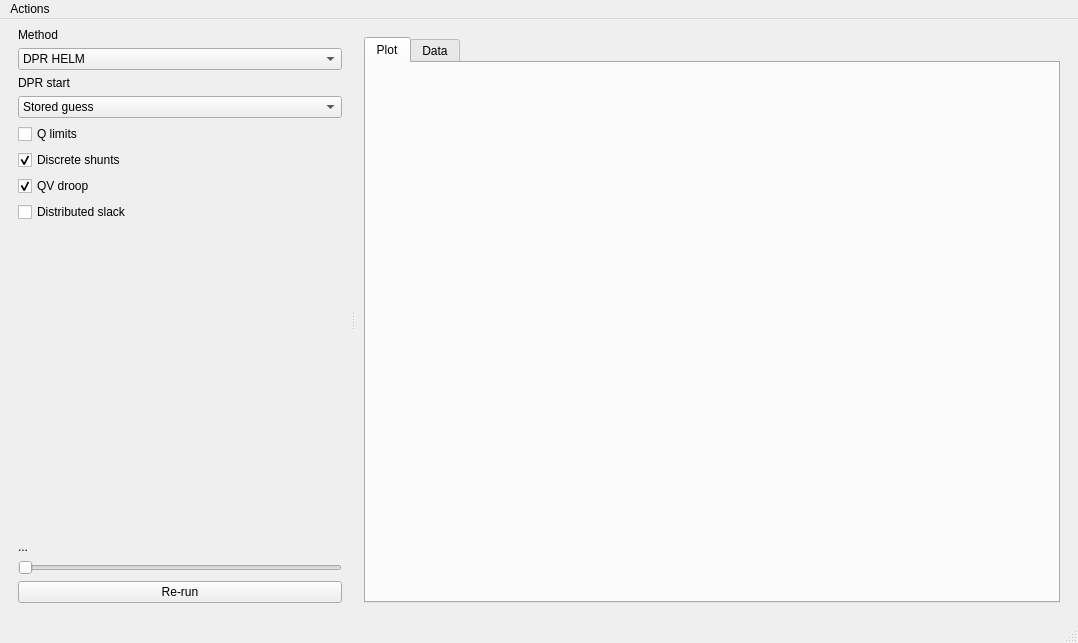
<?xml version="1.0" encoding="UTF-8"?>
<ui version="4.0">
 <class>MainWindow</class>
 <widget class="QMainWindow" name="MainWindow">
  <property name="geometry">
   <rect>
    <x>0</x>
    <y>0</y>
    <width>1078</width>
    <height>643</height>
   </rect>
  </property>
  <property name="windowTitle">
   <string>MainWindow</string>
  </property>
  <property name="windowIcon">
   <iconset resource="../Icons/icons.qrc">
    <normaloff>:/Icons/icons/sigma.png</normaloff>:/Icons/icons/sigma.png</iconset>
  </property>
  <widget class="QWidget" name="centralwidget">
   <layout class="QVBoxLayout" name="verticalLayout">
    <item>
     <widget class="QSplitter" name="splitter_3">
      <property name="orientation">
       <enum>Qt::Orientation::Horizontal</enum>
      </property>
      <widget class="QFrame" name="frame_8">
       <property name="frameShape">
        <enum>QFrame::Shape::NoFrame</enum>
       </property>
       <property name="frameShadow">
        <enum>QFrame::Shadow::Raised</enum>
       </property>
       <layout class="QVBoxLayout" name="verticalLayout_4">
        <property name="topMargin">
         <number>0</number>
        </property>
        <item>
         <widget class="QLabel" name="sigmaMethodLabel">
          <property name="text">
           <string>Method</string>
          </property>
         </widget>
        </item>
        <item>
         <widget class="QComboBox" name="sigmaMethodComboBox">
          <item>
           <property name="text">
            <string>DPR HELM</string>
           </property>
          </item>
          <item>
           <property name="text">
            <string>Classical HELM</string>
           </property>
          </item>
         </widget>
        </item>
        <item>
         <widget class="QLabel" name="sigmaStartingPointLabel">
          <property name="text">
           <string>DPR start</string>
          </property>
         </widget>
        </item>
        <item>
         <widget class="QComboBox" name="sigmaStartingPointComboBox">
          <item>
           <property name="text">
            <string>Stored guess</string>
           </property>
          </item>
          <item>
           <property name="text">
            <string>Classical no-load</string>
           </property>
          </item>
         </widget>
        </item>
        <item>
         <widget class="QCheckBox" name="sigmaControlQCheckBox">
          <property name="text">
           <string>Q limits</string>
          </property>
         </widget>
        </item>
        <item>
         <widget class="QCheckBox" name="sigmaDiscreteShuntsCheckBox">
          <property name="text">
           <string>Discrete shunts</string>
          </property>
          <property name="checked">
           <bool>true</bool>
          </property>
         </widget>
        </item>
        <item>
         <widget class="QCheckBox" name="sigmaQvDroopCheckBox">
          <property name="text">
           <string>QV droop</string>
          </property>
          <property name="checked">
           <bool>true</bool>
          </property>
         </widget>
        </item>
        <item>
         <widget class="QCheckBox" name="sigmaDistributedSlackCheckBox">
          <property name="text">
           <string>Distributed slack</string>
          </property>
         </widget>
        </item>
        <item>
         <spacer name="verticalSpacer">
          <property name="orientation">
           <enum>Qt::Orientation::Vertical</enum>
          </property>
          <property name="sizeHint" stdset="0">
           <size>
            <width>20</width>
            <height>40</height>
           </size>
          </property>
         </spacer>
        </item>
        <item>
         <widget class="QLabel" name="timeLabel">
          <property name="text">
           <string>...</string>
          </property>
         </widget>
        </item>
        <item>
         <widget class="QSlider" name="timeSlider">
          <property name="orientation">
           <enum>Qt::Orientation::Horizontal</enum>
          </property>
         </widget>
        </item>
        <item>
         <widget class="QPushButton" name="sigmaRerunButton">
          <property name="text">
           <string>Re-run</string>
          </property>
          <property name="icon">
           <iconset resource="../Icons/icons.qrc">
            <normaloff>:/Icons/icons/sigma.png</normaloff>:/Icons/icons/sigma.png</iconset>
          </property>
         </widget>
        </item>
       </layout>
      </widget>
      <widget class="QFrame" name="PlotFrame">
       <property name="frameShape">
        <enum>QFrame::Shape::NoFrame</enum>
       </property>
       <property name="frameShadow">
        <enum>QFrame::Shadow::Raised</enum>
       </property>
       <layout class="QHBoxLayout" name="horizontalLayout">
        <item>
         <widget class="QTabWidget" name="tabWidget">
          <property name="currentIndex">
           <number>0</number>
          </property>
          <widget class="QWidget" name="tab">
           <attribute name="title">
            <string>Plot</string>
           </attribute>
           <layout class="QVBoxLayout" name="verticalLayout_2">
            <item>
             <widget class="GraphsWidget" name="plotwidget" native="true"/>
            </item>
           </layout>
          </widget>
          <widget class="QWidget" name="tab_2">
           <attribute name="title">
            <string>Data</string>
           </attribute>
           <layout class="QVBoxLayout" name="verticalLayout_3">
            <item>
             <widget class="QTableView" name="tableView"/>
            </item>
           </layout>
          </widget>
         </widget>
        </item>
       </layout>
      </widget>
     </widget>
    </item>
   </layout>
  </widget>
  <widget class="QMenuBar" name="menubar">
   <property name="geometry">
    <rect>
     <x>0</x>
     <y>0</y>
     <width>1078</width>
     <height>23</height>
    </rect>
   </property>
   <widget class="QMenu" name="menuActions">
    <property name="title">
     <string>Actions</string>
    </property>
    <addaction name="actionCopy_to_clipboard"/>
    <addaction name="actionSave"/>
   </widget>
   <addaction name="menuActions"/>
  </widget>
  <widget class="QStatusBar" name="statusbar"/>
  <action name="actionCopy_to_clipboard">
   <property name="icon">
    <iconset resource="../Icons/icons.qrc">
     <normaloff>:/Icons/icons/copy.png</normaloff>:/Icons/icons/copy.png</iconset>
   </property>
   <property name="text">
    <string>Copy to clipboard</string>
   </property>
  </action>
  <action name="actionSave">
   <property name="icon">
    <iconset resource="../Icons/icons.qrc">
     <normaloff>:/Icons/icons/import_profiles.png</normaloff>:/Icons/icons/import_profiles.png</iconset>
   </property>
   <property name="text">
    <string>Save</string>
   </property>
  </action>
 </widget>
 <customwidgets>
  <customwidget>
   <class>GraphsWidget</class>
   <extends>QWidget</extends>
   <header>VeraGrid.Gui.PlotDialogue.qt_chart_widget</header>
   <container>1</container>
  </customwidget>
 </customwidgets>
 <resources>
  <include location="../Icons/icons.qrc"/>
 </resources>
 <connections/>
</ui>
